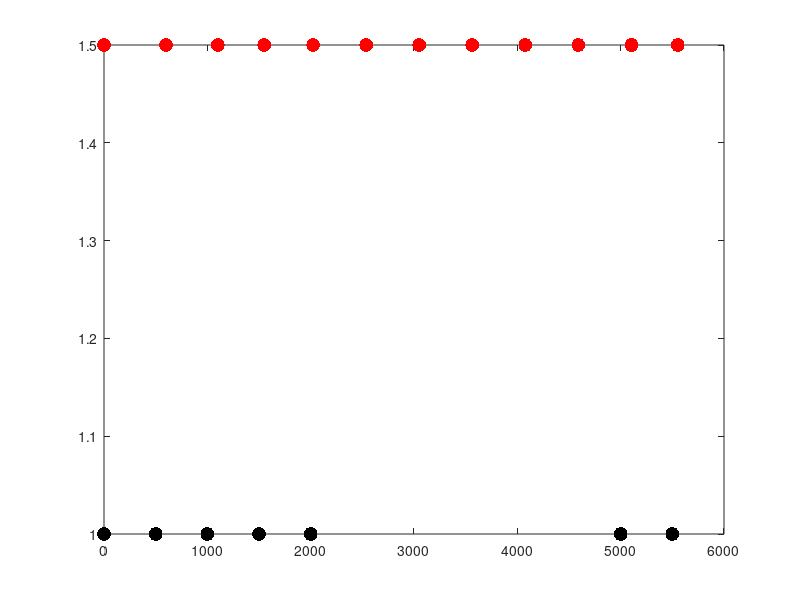
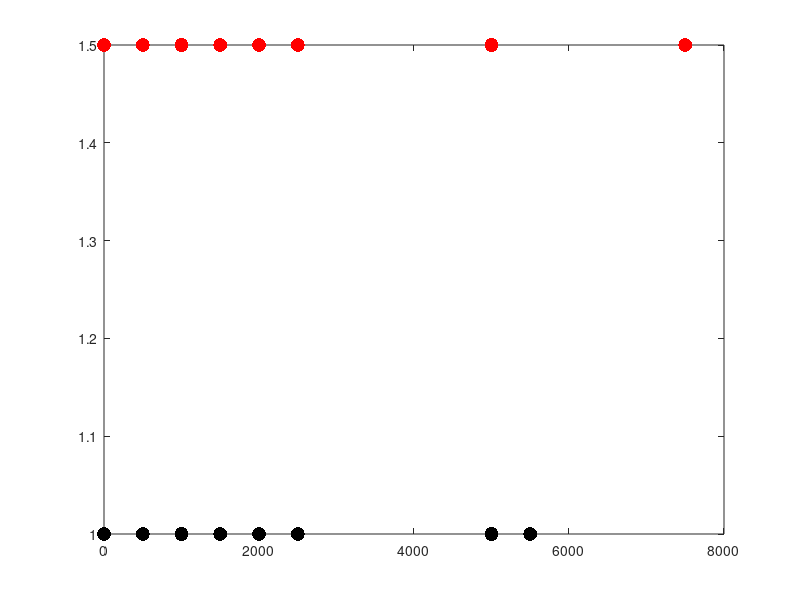
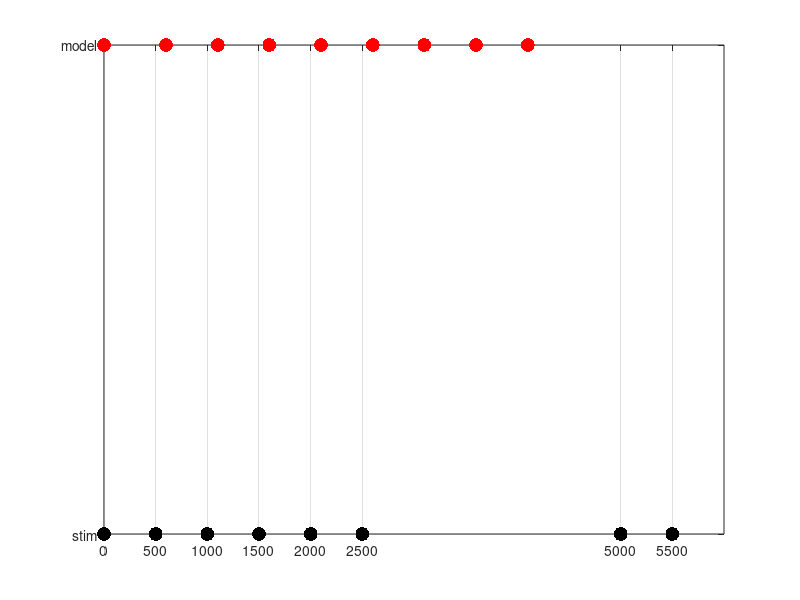

Reproduce these figures in MATLAB, in order. (Note: this script raises an error after producing the figures.)


%% oscillator free during intervals that double its period
clear; clc; close all;

fs = 44100;
Ts = 1/fs;
sinwa = [];

stim_ioi = 500;
gap_int = 6;
pha_init = 0;
per_init = 600;

stim_seq = [repmat(stim_ioi,4,1)' stim_ioi*gap_int stim_ioi];

Wpha = 0.4;
Wper = 0.99;

pha = NaN(length(stim_seq)+1,1)'; pha(1) = pha_init;
per = NaN(length(stim_seq)+1,1)'; per(1) = per_init;

chist = NaN(length(stim_seq)+1,1)';


% model stim seq loop -------------------
s = 1; % stim counter
m = 1; % model counter
for i = 1:length(stim_seq)
    
    stim_vs_per = stim_seq(s)/per(m);
    nrep = floor(stim_vs_per);
    
    if nrep < 2 % normal model -- stim corresponds model
        
        C = mod(mod(pha(m),1) + mod(stim_vs_per,1),1);
        
        if C > .5
            C = C - 1;
        end
        
        % normal model equations
        pha(m+1) = (1 - Wpha)*C;
        per(m+1) = (1 + Wper*C)*per(m);
        chist(m) = C;
        
        %         s = s+1;    % next stim index
        m = m+1;    % next model index
        
    else % if stim interval multiplies model interval (per(i))
        
        stim_int_parts = [repmat(per(m),1,nrep-1),  stim_seq(s)-per(m)*(nrep-1)];
        for j = 1:nrep % model oscillates alone that many times
            
            % chop long stim interval to exact multiples (and remainder)
            C = mod(mod(pha(m),1) + mod(stim_int_parts(j)/per(m),1),1);
            
         if C > .5
            C = C - 1;
        end           
            
            
            % model doesn't correct for phase & period here (Wper = 0, Wpha =
            % 0)
            pha(m+1) = (1 - 0)*C;
            per(m+1) = (1 + 0 *C)*per(m);
            chist(m) = C;
            
            m = m+1;
        end
        
    end
    
    s = s+1;
end

stim_seq_times = [0 cumsum(stim_seq)];
per_seq_times = [0 cumsum(per)];

figure;
plot(stim_seq_times, ones(length(stim_seq_times),1) , '.k', 'MarkerSize', 30)
hold on;
% plot(sinwa, 'linewidth', 1.5)

plot(per_seq_times, ones(length(per_seq_times),1)+.5 , '.r', 'MarkerSize', 30)
set(gcf,'Position',[1000 500 900 50])

%% oscillator doubles its period when stim interval is double

clear; clc; close all;

fs = 44100;
Ts = 1/fs;
sinwa = [];

stim_ioi = 500;
gap_int = 5;
pha_init = 0;
per_init = 500;

stim_seq = [repmat(stim_ioi,5,1)' stim_ioi*gap_int stim_ioi];

Wpha = 0.56;
Wper = 0.52;

pha = NaN(length(stim_seq)+1,1)'; pha(1) = pha_init;
per = NaN(length(stim_seq)+1,1)'; per(1) = per_init;

chist = NaN(length(stim_seq)+1,1)';

% model stim seq loop -------------------
for i = 1:6%length(stim_seq)
    
    if per(i) < stim_seq(i)
        nrep = floor(stim_seq(i)/per(i));

        if nrep > 1
            per(i) = per(i)*nrep;
        end
    elseif per(i) > stim_seq(i)
        nrep = floor(per(i)/stim_seq(i));

        if nrep > 1
            per(i) = per(i)/nrep;
        end
    end
    
    C = mod(mod(pha(i),1) + mod(stim_seq(i)/per(i),1),1);
    
    if C > .5
        C = C - 1;
    end
    
    % normal model equations
    pha(i+1) = (1 - Wpha)*C;
    per(i+1) = (1 + Wper*C)*per(i); % << separate currnt period to use vs next to calc
    chist(i) = C;
    
    
    
    
    
    
    
    
end

stim_seq_times = [0 cumsum(stim_seq)];
per_seq_times = [0 cumsum(per)];

figure;
plot(stim_seq_times, ones(length(stim_seq_times),1) , '.k', 'MarkerSize', 30)
hold on;
% plot(sinwa, 'linewidth', 1.5)

plot(per_seq_times, ones(length(per_seq_times),1)+.5 , '.r', 'MarkerSize', 30)
set(gcf,'Position',[1000 500 900 50])

%% bare model

clear; clc; close all;

stim_ioi = 500;
gap_int = 5;
pha_init = 0;
per_init = 600;

stim_seq = [repmat(stim_ioi,5,1)' stim_ioi*gap_int stim_ioi];

Wpha = 0.99;
Wper = 0.99;

pha = NaN(length(stim_seq)+1,1)'; pha(1) = pha_init;
per = NaN(length(stim_seq)+1,1)'; per(1) = per_init;

chist = NaN(length(stim_seq)+1,1)'; 

% model stim seq loop -------------------
for i = 1:length(stim_seq)

    
        C = mod((pha(i) + stim_seq(i)/per(i)),1);
    
        if C > .5
            C = C - 1;
        end
        
        % normal model equations
        pha(i+1) = (1 - Wpha)*C;
        per(i+1) = (1 + Wper*C)*per(i);
        chist(i) = C;


end


stim_seq_times = [0 cumsum(stim_seq)];
per_seq_times = [0 cumsum(per)];

figure;
plot(stim_seq_times, ones(length(stim_seq_times),1) , '.k', 'MarkerSize', 30)
hold on;
% plot(sinwa, 'linewidth', 1.5)

plot(per_seq_times, ones(length(per_seq_times),1)+.5 , '.r', 'MarkerSize', 30)

xticks(stim_seq_times); grid on; 
yticks([1 1.5]); yticklabels({'stim', 'model'});
% set(gca, 'YGrid', 'off', 'xlim', [-100 max(stim_seq_times)+100]);
set(gca,'XTickLabelRotation',45)
EK_plotlabels('timepoints', '', ['C_{final} = ' num2str(C)], 15);
set(gcf,'Position',[1500 500 500 150])